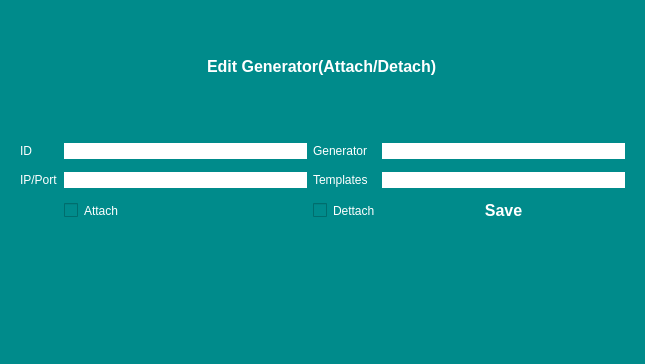
<?xml version="1.0" encoding="UTF-8"?>
<ui version="4.0">
 <class>Form</class>
 <widget class="QWidget" name="Form">
  <property name="geometry">
   <rect>
    <x>0</x>
    <y>0</y>
    <width>645</width>
    <height>364</height>
   </rect>
  </property>
  <property name="windowTitle">
   <string>Form</string>
  </property>
  <property name="windowIcon">
   <iconset resource="test/resource.qrc">
    <normaloff>:/icons/icons/file-text.svg</normaloff>:/icons/icons/file-text.svg</iconset>
  </property>
  <property name="styleSheet">
   <string notr="true">* {
    border: none;
    margin: 0;
    padding: 0;
    color: rgb(85, 170, 255);
	color: rgb(255, 255, 255);
	background-color:rgb(0, 139, 139);
}



</string>
  </property>
  <layout class="QVBoxLayout" name="verticalLayout">
   <item alignment="Qt::AlignHCenter">
    <widget class="QLabel" name="label">
     <property name="font">
      <font>
       <pointsize>12</pointsize>
       <weight>75</weight>
       <bold>true</bold>
      </font>
     </property>
     <property name="text">
      <string>Edit Generator(Attach/Detach)</string>
     </property>
    </widget>
   </item>
   <item>
    <widget class="QFrame" name="frame_2">
     <property name="frameShape">
      <enum>QFrame::StyledPanel</enum>
     </property>
     <property name="frameShadow">
      <enum>QFrame::Raised</enum>
     </property>
     <layout class="QGridLayout" name="gridLayout_2">
      <item row="0" column="0">
       <widget class="QLabel" name="label_4">
        <property name="text">
         <string>ID</string>
        </property>
       </widget>
      </item>
      <item row="0" column="1">
       <widget class="QLineEdit" name="id_line">
        <property name="styleSheet">
         <string notr="true">background-color: rgb(255, 255, 255);
color:rgb(0, 0, 0);</string>
        </property>
       </widget>
      </item>
      <item row="0" column="2">
       <widget class="QLabel" name="label_5">
        <property name="text">
         <string>Generator</string>
        </property>
       </widget>
      </item>
      <item row="0" column="3">
       <widget class="QLineEdit" name="generator_line">
        <property name="styleSheet">
         <string notr="true">background-color: rgb(255, 255, 255);
color:rgb(0, 0, 0);</string>
        </property>
       </widget>
      </item>
      <item row="1" column="0">
       <widget class="QLabel" name="label_2">
        <property name="text">
         <string>IP/Port</string>
        </property>
       </widget>
      </item>
      <item row="1" column="1">
       <widget class="QLineEdit" name="ip_line">
        <property name="styleSheet">
         <string notr="true">background-color: rgb(255, 255, 255);
color:rgb(0, 0, 0);</string>
        </property>
       </widget>
      </item>
      <item row="1" column="2">
       <widget class="QLabel" name="label_3">
        <property name="text">
         <string>Templates</string>
        </property>
       </widget>
      </item>
      <item row="1" column="3">
       <widget class="QLineEdit" name="temp_line">
        <property name="styleSheet">
         <string notr="true">background-color: rgb(255, 255, 255);
color:rgb(0, 0, 0);</string>
        </property>
       </widget>
      </item>
      <item row="2" column="3">
       <widget class="QPushButton" name="pushButton">
        <property name="font">
         <font>
          <pointsize>12</pointsize>
          <weight>75</weight>
          <bold>true</bold>
         </font>
        </property>
        <property name="text">
         <string>Save</string>
        </property>
        <property name="icon">
         <iconset resource="test/resource.qrc">
          <normaloff>:/icons/icons/save.svg</normaloff>:/icons/icons/save.svg</iconset>
        </property>
       </widget>
      </item>
      <item row="2" column="1">
       <widget class="QCheckBox" name="attach">
        <property name="text">
         <string>Attach</string>
        </property>
       </widget>
      </item>
      <item row="2" column="2">
       <widget class="QCheckBox" name="dettach">
        <property name="text">
         <string>Dettach</string>
        </property>
       </widget>
      </item>
     </layout>
    </widget>
   </item>
   <item>
    <widget class="QFrame" name="frame">
     <property name="styleSheet">
      <string notr="true"/>
     </property>
     <property name="frameShape">
      <enum>QFrame::StyledPanel</enum>
     </property>
     <property name="frameShadow">
      <enum>QFrame::Raised</enum>
     </property>
     <layout class="QGridLayout" name="gridLayout"/>
    </widget>
   </item>
  </layout>
 </widget>
 <resources>
  <include location="test/resource.qrc"/>
 </resources>
 <connections/>
</ui>
